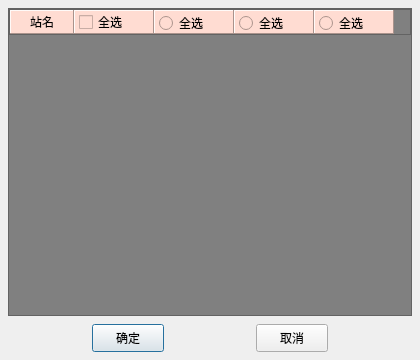
<?xml version="1.0" encoding="UTF-8"?>
<ui version="4.0">
 <class>ModeChange</class>
 <widget class="QDialog" name="ModeChange">
  <property name="geometry">
   <rect>
    <x>0</x>
    <y>0</y>
    <width>420</width>
    <height>360</height>
   </rect>
  </property>
  <property name="minimumSize">
   <size>
    <width>420</width>
    <height>360</height>
   </size>
  </property>
  <property name="maximumSize">
   <size>
    <width>420</width>
    <height>360</height>
   </size>
  </property>
  <property name="windowTitle">
   <string>模式转换</string>
  </property>
  <layout class="QVBoxLayout" name="verticalLayout_2" stretch="1,0">
   <property name="spacing">
    <number>8</number>
   </property>
   <property name="leftMargin">
    <number>8</number>
   </property>
   <property name="topMargin">
    <number>8</number>
   </property>
   <property name="rightMargin">
    <number>8</number>
   </property>
   <property name="bottomMargin">
    <number>8</number>
   </property>
   <item>
    <widget class="QFrame" name="frame">
     <property name="styleSheet">
      <string notr="true">background-color: rgb(128, 128, 128);</string>
     </property>
     <property name="frameShape">
      <enum>QFrame::StyledPanel</enum>
     </property>
     <property name="frameShadow">
      <enum>QFrame::Raised</enum>
     </property>
     <layout class="QVBoxLayout" name="verticalLayout">
      <property name="spacing">
       <number>0</number>
      </property>
      <property name="leftMargin">
       <number>0</number>
      </property>
      <property name="topMargin">
       <number>0</number>
      </property>
      <property name="rightMargin">
       <number>0</number>
      </property>
      <property name="bottomMargin">
       <number>0</number>
      </property>
      <item>
       <widget class="QFrame" name="frame_2">
        <property name="frameShape">
         <enum>QFrame::StyledPanel</enum>
        </property>
        <property name="frameShadow">
         <enum>QFrame::Raised</enum>
        </property>
        <layout class="QHBoxLayout" name="horizontalLayout_5">
         <property name="spacing">
          <number>0</number>
         </property>
         <property name="leftMargin">
          <number>0</number>
         </property>
         <property name="topMargin">
          <number>0</number>
         </property>
         <property name="rightMargin">
          <number>0</number>
         </property>
         <property name="bottomMargin">
          <number>0</number>
         </property>
         <item>
          <widget class="QLabel" name="label">
           <property name="minimumSize">
            <size>
             <width>64</width>
             <height>24</height>
            </size>
           </property>
           <property name="maximumSize">
            <size>
             <width>64</width>
             <height>24</height>
            </size>
           </property>
           <property name="styleSheet">
            <string notr="true">background-color: rgb(255, 220, 210);</string>
           </property>
           <property name="frameShape">
            <enum>QFrame::Panel</enum>
           </property>
           <property name="frameShadow">
            <enum>QFrame::Raised</enum>
           </property>
           <property name="text">
            <string>站名</string>
           </property>
           <property name="alignment">
            <set>Qt::AlignCenter</set>
           </property>
          </widget>
         </item>
         <item>
          <widget class="QFrame" name="colFrame1">
           <property name="minimumSize">
            <size>
             <width>80</width>
             <height>24</height>
            </size>
           </property>
           <property name="maximumSize">
            <size>
             <width>80</width>
             <height>24</height>
            </size>
           </property>
           <property name="styleSheet">
            <string notr="true">background-color: rgb(255, 220, 210);</string>
           </property>
           <property name="frameShape">
            <enum>QFrame::Panel</enum>
           </property>
           <property name="frameShadow">
            <enum>QFrame::Raised</enum>
           </property>
           <layout class="QHBoxLayout" name="horizontalLayout_15">
            <property name="spacing">
             <number>0</number>
            </property>
            <property name="leftMargin">
             <number>4</number>
            </property>
            <property name="topMargin">
             <number>2</number>
            </property>
            <property name="rightMargin">
             <number>4</number>
            </property>
            <property name="bottomMargin">
             <number>2</number>
            </property>
            <item>
             <widget class="QCheckBox" name="checkBox">
              <property name="text">
               <string>全选</string>
              </property>
             </widget>
            </item>
           </layout>
          </widget>
         </item>
         <item>
          <widget class="QFrame" name="colFrame2">
           <property name="minimumSize">
            <size>
             <width>80</width>
             <height>24</height>
            </size>
           </property>
           <property name="maximumSize">
            <size>
             <width>80</width>
             <height>24</height>
            </size>
           </property>
           <property name="styleSheet">
            <string notr="true">background-color: rgb(255, 220, 210);</string>
           </property>
           <property name="frameShape">
            <enum>QFrame::Panel</enum>
           </property>
           <property name="frameShadow">
            <enum>QFrame::Raised</enum>
           </property>
           <layout class="QHBoxLayout" name="horizontalLayout_2">
            <property name="spacing">
             <number>0</number>
            </property>
            <property name="leftMargin">
             <number>4</number>
            </property>
            <property name="topMargin">
             <number>2</number>
            </property>
            <property name="rightMargin">
             <number>4</number>
            </property>
            <property name="bottomMargin">
             <number>2</number>
            </property>
            <item>
             <widget class="QRadioButton" name="radioButton">
              <property name="minimumSize">
               <size>
                <width>0</width>
                <height>20</height>
               </size>
              </property>
              <property name="maximumSize">
               <size>
                <width>16777215</width>
                <height>20</height>
               </size>
              </property>
              <property name="styleSheet">
               <string notr="true"/>
              </property>
              <property name="text">
               <string>全选</string>
              </property>
              <attribute name="buttonGroup">
               <string notr="true">buttonGroup</string>
              </attribute>
             </widget>
            </item>
           </layout>
          </widget>
         </item>
         <item>
          <widget class="QFrame" name="colFrame3">
           <property name="minimumSize">
            <size>
             <width>80</width>
             <height>24</height>
            </size>
           </property>
           <property name="maximumSize">
            <size>
             <width>80</width>
             <height>24</height>
            </size>
           </property>
           <property name="styleSheet">
            <string notr="true">background-color: rgb(255, 220, 210);</string>
           </property>
           <property name="frameShape">
            <enum>QFrame::Panel</enum>
           </property>
           <property name="frameShadow">
            <enum>QFrame::Raised</enum>
           </property>
           <layout class="QHBoxLayout" name="horizontalLayout_3">
            <property name="spacing">
             <number>0</number>
            </property>
            <property name="leftMargin">
             <number>4</number>
            </property>
            <property name="topMargin">
             <number>2</number>
            </property>
            <property name="rightMargin">
             <number>4</number>
            </property>
            <property name="bottomMargin">
             <number>2</number>
            </property>
            <item>
             <widget class="QRadioButton" name="radioButton_2">
              <property name="minimumSize">
               <size>
                <width>0</width>
                <height>20</height>
               </size>
              </property>
              <property name="maximumSize">
               <size>
                <width>16777215</width>
                <height>20</height>
               </size>
              </property>
              <property name="styleSheet">
               <string notr="true"/>
              </property>
              <property name="text">
               <string>全选</string>
              </property>
              <attribute name="buttonGroup">
               <string notr="true">buttonGroup</string>
              </attribute>
             </widget>
            </item>
           </layout>
          </widget>
         </item>
         <item>
          <widget class="QFrame" name="colFrame4">
           <property name="minimumSize">
            <size>
             <width>80</width>
             <height>24</height>
            </size>
           </property>
           <property name="maximumSize">
            <size>
             <width>80</width>
             <height>24</height>
            </size>
           </property>
           <property name="styleSheet">
            <string notr="true">background-color: rgb(255, 220, 210);</string>
           </property>
           <property name="frameShape">
            <enum>QFrame::Panel</enum>
           </property>
           <property name="frameShadow">
            <enum>QFrame::Raised</enum>
           </property>
           <layout class="QHBoxLayout" name="horizontalLayout_4">
            <property name="spacing">
             <number>0</number>
            </property>
            <property name="leftMargin">
             <number>4</number>
            </property>
            <property name="topMargin">
             <number>2</number>
            </property>
            <property name="rightMargin">
             <number>4</number>
            </property>
            <property name="bottomMargin">
             <number>2</number>
            </property>
            <item>
             <widget class="QRadioButton" name="radioButton_3">
              <property name="minimumSize">
               <size>
                <width>0</width>
                <height>20</height>
               </size>
              </property>
              <property name="maximumSize">
               <size>
                <width>16777215</width>
                <height>20</height>
               </size>
              </property>
              <property name="styleSheet">
               <string notr="true"/>
              </property>
              <property name="text">
               <string>全选</string>
              </property>
              <attribute name="buttonGroup">
               <string notr="true">buttonGroup</string>
              </attribute>
             </widget>
            </item>
           </layout>
          </widget>
         </item>
         <item>
          <spacer name="horizontalSpacer_2">
           <property name="orientation">
            <enum>Qt::Horizontal</enum>
           </property>
           <property name="sizeHint" stdset="0">
            <size>
             <width>40</width>
             <height>20</height>
            </size>
           </property>
          </spacer>
         </item>
        </layout>
       </widget>
      </item>
      <item>
       <spacer name="verticalSpacer">
        <property name="orientation">
         <enum>Qt::Vertical</enum>
        </property>
        <property name="sizeHint" stdset="0">
         <size>
          <width>20</width>
          <height>40</height>
         </size>
        </property>
       </spacer>
      </item>
     </layout>
    </widget>
   </item>
   <item>
    <layout class="QHBoxLayout" name="horizontalLayout">
     <property name="spacing">
      <number>8</number>
     </property>
     <item>
      <widget class="QPushButton" name="enterBtn">
       <property name="minimumSize">
        <size>
         <width>72</width>
         <height>28</height>
        </size>
       </property>
       <property name="maximumSize">
        <size>
         <width>72</width>
         <height>28</height>
        </size>
       </property>
       <property name="text">
        <string>确定</string>
       </property>
      </widget>
     </item>
     <item>
      <widget class="QPushButton" name="cancelBtn">
       <property name="minimumSize">
        <size>
         <width>72</width>
         <height>28</height>
        </size>
       </property>
       <property name="maximumSize">
        <size>
         <width>72</width>
         <height>28</height>
        </size>
       </property>
       <property name="text">
        <string>取消</string>
       </property>
      </widget>
     </item>
    </layout>
   </item>
  </layout>
 </widget>
 <layoutdefault spacing="6" margin="11"/>
 <resources/>
 <connections/>
 <buttongroups>
  <buttongroup name="buttonGroup"/>
 </buttongroups>
</ui>
